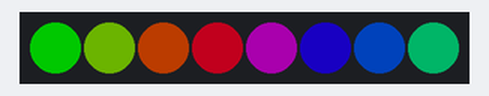
A sketch run on a simulated Arduino Uno, built with avr-gcc and run on an emulated ATmega328P. Parts: 8 RGB LEDs in strip order, left to right. Dim RGB values are drawn brighter than linear.

Above: at 0.15 s.
At 3.58 s:
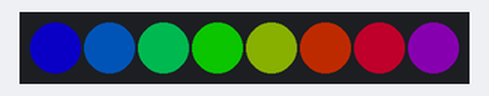
At 9.2 s:
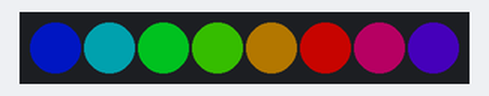
At 20.43 s:
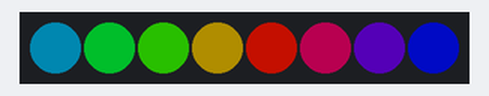
At 28.23 s:
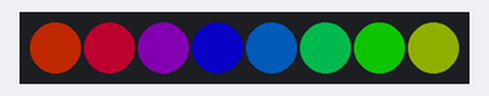
At 39.77 s:
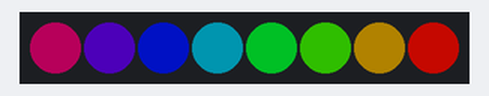
Timing chart, 0 to 40.0 s (numbered marks = the images above):
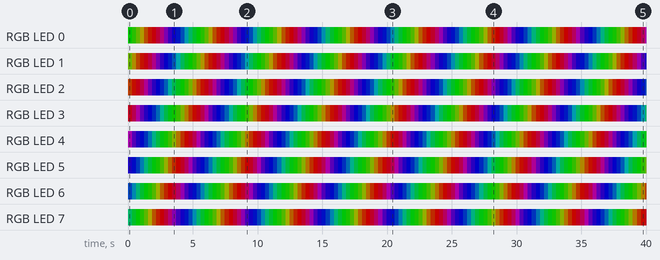

The sketch:

sketch_feb03a.ino
```cpp
#include <Adafruit_NeoPixel.h>

#define PIN 16

// Parameter 1 = number of pixels in strip
// Parameter 2 = Arduino pin number (most are valid)
// Parameter 3 = pixel type flags, add together as needed:
//   NEO_KHZ800  800 KHz bitstream (most NeoPixel products w/WS2812 LEDs)
//   NEO_KHZ400  400 KHz (classic 'v1' (not v2) FLORA pixels, WS2811 drivers)
//   NEO_GRB     Pixels are wired for GRB bitstream (most NeoPixel products)
//   NEO_RGB     Pixels are wired for RGB bitstream (v1 FLORA pixels, not v2)
Adafruit_NeoPixel strip = Adafruit_NeoPixel(8, PIN, NEO_GRB + NEO_KHZ800);

// IMPORTANT: Avoid connecting on a live circuit...if you must, connect GND first.

void setup() {
  strip.begin();
  strip.setBrightness(100); //adjust brightness here
  strip.show(); // Initialize all pixels to 'off'
}

void loop() {
  rainbowCycle(20);
}


// Slightly different, this makes the rainbow equally distributed throughout
void rainbowCycle(uint8_t wait) {
  uint16_t i, j;

  for(j=0; j<256*5; j++) { // 5 cycles of all colors on wheel
    for(i=0; i< strip.numPixels(); i++) {
      strip.setPixelColor(i, Wheel(((i * 256 / strip.numPixels()) + j) & 255));
    }
    strip.show();
    delay(wait);
  }
}


// Input a value 0 to 255 to get a color value.
// The colours are a transition r - g - b - back to r.
uint32_t Wheel(byte WheelPos) {
  if(WheelPos < 85) {
   return strip.Color(WheelPos * 3, 255 - WheelPos * 3, 0);
  } else if(WheelPos < 170) {
   WheelPos -= 85;
   return strip.Color(255 - WheelPos * 3, 0, WheelPos * 3);
  } else {
   WheelPos -= 170;
   return strip.Color(0, WheelPos * 3, 255 - WheelPos * 3);
  }
}
```

Measured:
- by itself, RGB LED 1: off → RGB(37, 62, 0) at 0.00 s, → RGB(55, 44, 0) 0.31 s later, → RGB(73, 27, 0) 0.31 s later, → RGB(91, 9, 0) 0.31 s later, … (129 changes in this stretch)
- by itself, RGB LED 2: off → RGB(75, 24, 0) at 0.00 s, → RGB(93, 7, 0) 0.31 s later, → RGB(89, 0, 10) 0.31 s later, → RGB(72, 0, 28) 0.31 s later, … (129 changes in this stretch)
